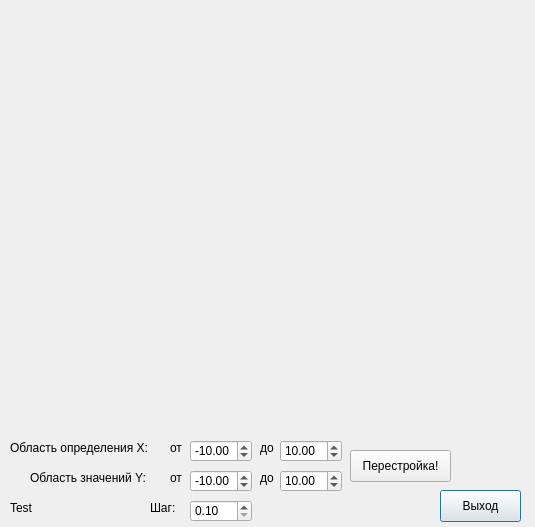
<?xml version="1.0" encoding="UTF-8"?>
<ui version="4.0">
 <class>graphWindow</class>
 <widget class="QDialog" name="graphWindow">
  <property name="geometry">
   <rect>
    <x>0</x>
    <y>0</y>
    <width>535</width>
    <height>527</height>
   </rect>
  </property>
  <property name="minimumSize">
   <size>
    <width>535</width>
    <height>527</height>
   </size>
  </property>
  <property name="maximumSize">
   <size>
    <width>535</width>
    <height>527</height>
   </size>
  </property>
  <property name="windowTitle">
   <string>Dialog</string>
  </property>
  <widget class="QPushButton" name="pushButton">
   <property name="geometry">
    <rect>
     <x>440</x>
     <y>490</y>
     <width>81</width>
     <height>32</height>
    </rect>
   </property>
   <property name="text">
    <string>Выход</string>
   </property>
  </widget>
  <widget class="QDoubleSpinBox" name="doubleSpinBox_Xmin">
   <property name="geometry">
    <rect>
     <x>190</x>
     <y>440</y>
     <width>62</width>
     <height>22</height>
    </rect>
   </property>
   <property name="minimum">
    <double>-1000000.000000000000000</double>
   </property>
   <property name="maximum">
    <double>1000000.000000000000000</double>
   </property>
   <property name="value">
    <double>-10.000000000000000</double>
   </property>
  </widget>
  <widget class="QDoubleSpinBox" name="doubleSpinBox_Ymin">
   <property name="geometry">
    <rect>
     <x>190</x>
     <y>470</y>
     <width>62</width>
     <height>22</height>
    </rect>
   </property>
   <property name="minimum">
    <double>-1000000.000000000000000</double>
   </property>
   <property name="maximum">
    <double>1000000.000000000000000</double>
   </property>
   <property name="value">
    <double>-10.000000000000000</double>
   </property>
  </widget>
  <widget class="QDoubleSpinBox" name="doubleSpinBox_Xmax">
   <property name="geometry">
    <rect>
     <x>280</x>
     <y>440</y>
     <width>62</width>
     <height>22</height>
    </rect>
   </property>
   <property name="minimum">
    <double>-1000000.000000000000000</double>
   </property>
   <property name="maximum">
    <double>1000000.000000000000000</double>
   </property>
   <property name="value">
    <double>10.000000000000000</double>
   </property>
  </widget>
  <widget class="QDoubleSpinBox" name="doubleSpinBox_Ymax">
   <property name="geometry">
    <rect>
     <x>280</x>
     <y>470</y>
     <width>62</width>
     <height>22</height>
    </rect>
   </property>
   <property name="minimum">
    <double>-1000000.000000000000000</double>
   </property>
   <property name="maximum">
    <double>1000000.000000000000000</double>
   </property>
   <property name="value">
    <double>10.000000000000000</double>
   </property>
  </widget>
  <widget class="QLabel" name="label">
   <property name="geometry">
    <rect>
     <x>10</x>
     <y>440</y>
     <width>161</width>
     <height>16</height>
    </rect>
   </property>
   <property name="text">
    <string>Область определения X:</string>
   </property>
  </widget>
  <widget class="QLabel" name="label_2">
   <property name="geometry">
    <rect>
     <x>30</x>
     <y>470</y>
     <width>131</width>
     <height>16</height>
    </rect>
   </property>
   <property name="text">
    <string>Область значений Y:</string>
   </property>
  </widget>
  <widget class="QLabel" name="label_3">
   <property name="geometry">
    <rect>
     <x>170</x>
     <y>440</y>
     <width>16</width>
     <height>16</height>
    </rect>
   </property>
   <property name="text">
    <string>от</string>
   </property>
  </widget>
  <widget class="QLabel" name="label_4">
   <property name="geometry">
    <rect>
     <x>170</x>
     <y>470</y>
     <width>16</width>
     <height>16</height>
    </rect>
   </property>
   <property name="text">
    <string>от</string>
   </property>
  </widget>
  <widget class="QLabel" name="label_5">
   <property name="geometry">
    <rect>
     <x>260</x>
     <y>440</y>
     <width>16</width>
     <height>16</height>
    </rect>
   </property>
   <property name="text">
    <string>до</string>
   </property>
  </widget>
  <widget class="QLabel" name="label_6">
   <property name="geometry">
    <rect>
     <x>260</x>
     <y>470</y>
     <width>16</width>
     <height>16</height>
    </rect>
   </property>
   <property name="text">
    <string>до</string>
   </property>
  </widget>
  <widget class="QDoubleSpinBox" name="doubleSpinBox_step">
   <property name="geometry">
    <rect>
     <x>190</x>
     <y>500</y>
     <width>62</width>
     <height>22</height>
    </rect>
   </property>
   <property name="minimum">
    <double>0.100000000000000</double>
   </property>
   <property name="maximum">
    <double>1.000000000000000</double>
   </property>
   <property name="singleStep">
    <double>0.100000000000000</double>
   </property>
   <property name="value">
    <double>0.100000000000000</double>
   </property>
  </widget>
  <widget class="QLabel" name="label_7">
   <property name="geometry">
    <rect>
     <x>150</x>
     <y>500</y>
     <width>31</width>
     <height>16</height>
    </rect>
   </property>
   <property name="text">
    <string>Шаг:</string>
   </property>
  </widget>
  <widget class="QCustomPlot" name="widget" native="true">
   <property name="geometry">
    <rect>
     <x>20</x>
     <y>20</y>
     <width>501</width>
     <height>401</height>
    </rect>
   </property>
  </widget>
  <widget class="QPushButton" name="pushButton_2">
   <property name="geometry">
    <rect>
     <x>350</x>
     <y>450</y>
     <width>101</width>
     <height>32</height>
    </rect>
   </property>
   <property name="text">
    <string>Перестройка!</string>
   </property>
  </widget>
  <widget class="QLabel" name="label_test">
   <property name="geometry">
    <rect>
     <x>10</x>
     <y>500</y>
     <width>131</width>
     <height>16</height>
    </rect>
   </property>
   <property name="text">
    <string>Test</string>
   </property>
  </widget>
 </widget>
 <customwidgets>
  <customwidget>
   <class>QCustomPlot</class>
   <extends>QWidget</extends>
   <header>qcustomplot.h</header>
   <container>1</container>
  </customwidget>
 </customwidgets>
 <resources/>
 <connections/>
</ui>
